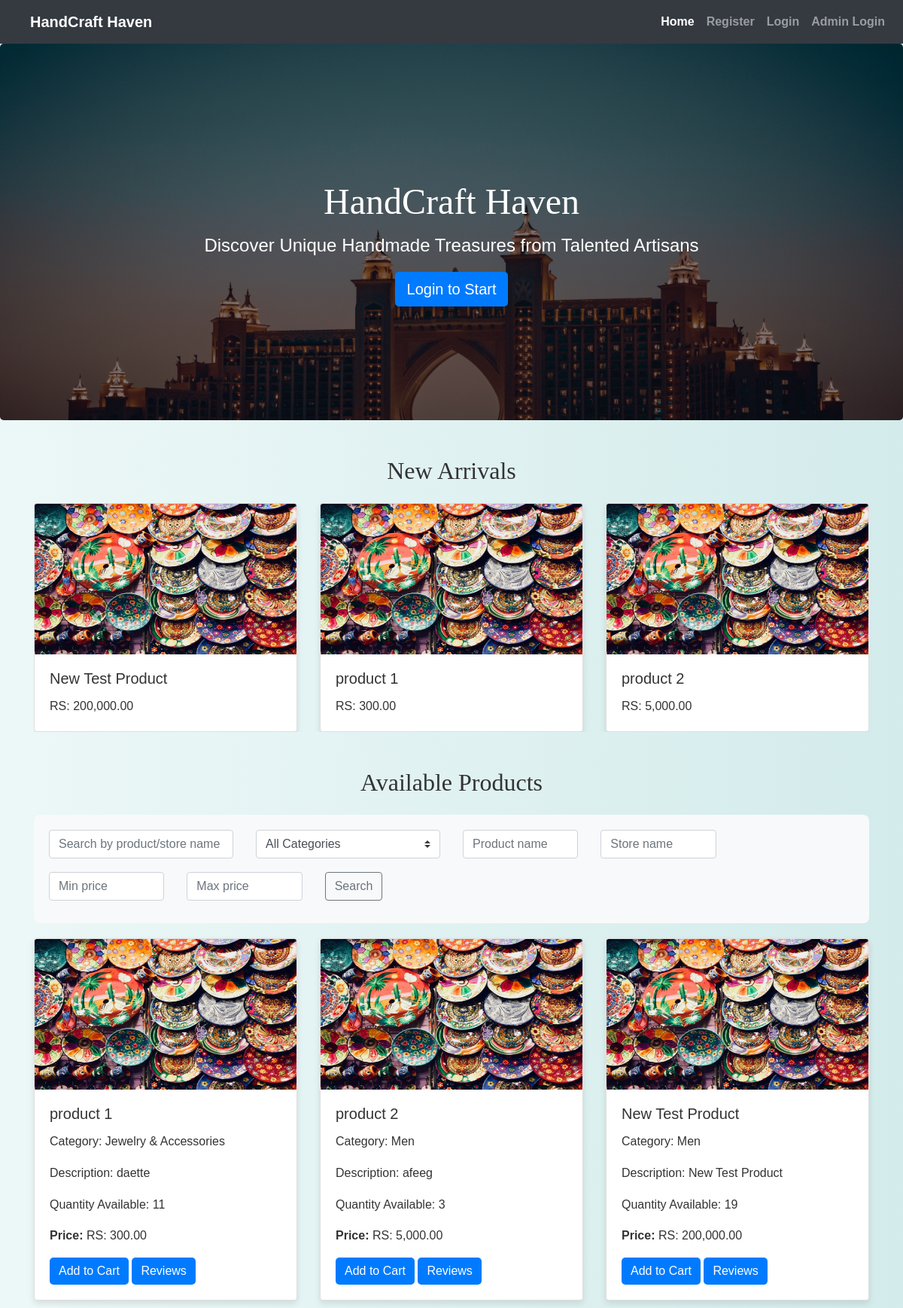
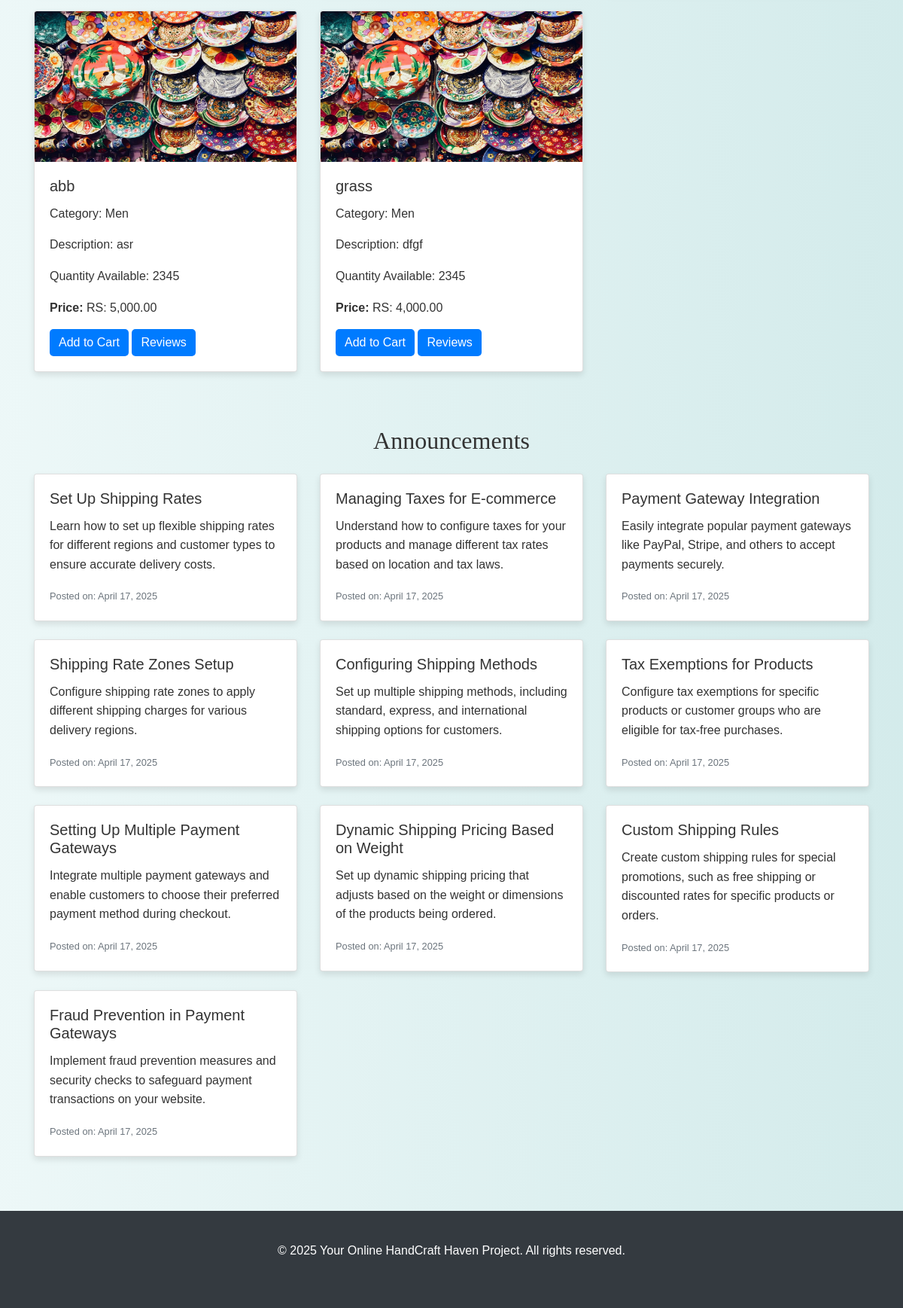
The page / on the database its author committed (2 pictures, top to bottom).
### tables this page shows
CREATE TABLE `site_content` (
  `id` int(11) NOT NULL,
  `content_type` varchar(50) DEFAULT 'main',
  `title` varchar(255) NOT NULL,
  `content` text NOT NULL,
  `image_url` varchar(255) NOT NULL,
  `created_at` datetime DEFAULT current_timestamp(),
  `updated_at` datetime DEFAULT current_timestamp() ON UPDATE current_timestamp()
);

CREATE TABLE `products` (
  `ProductID` int(11) NOT NULL,
  `ProductName` varchar(255) NOT NULL,
  `Description` text NOT NULL,
  `Price` decimal(10,2) NOT NULL,
  `StockQuantity` int(11) NOT NULL,
  `CategoryID` int(11) DEFAULT NULL,
  `SellerID` int(11) DEFAULT NULL,
  `ImageURL` varchar(255) DEFAULT NULL,
  `Timestamp` timestamp NOT NULL DEFAULT current_timestamp(),
  `status` enum('pending','approved','rejected') DEFAULT 'approved'
);

CREATE TABLE `categories` (
  `id` int(11) NOT NULL,
  `name` varchar(255) NOT NULL
);

CREATE TABLE `announcements` (
  `id` int(11) NOT NULL,
  `title` varchar(255) NOT NULL,
  `content` text NOT NULL,
  `announcement_date` timestamp NOT NULL DEFAULT current_timestamp(),
  `status` enum('active','inactive') DEFAULT 'active',
  `created_at` timestamp NOT NULL DEFAULT current_timestamp(),
  `updated_at` timestamp NOT NULL DEFAULT current_timestamp() ON UPDATE current_timestamp()
);

### index.php (the view, shortened to what this page needs)
<?php
include('config.php');
$sql_products = "SELECT p.*, c.name AS category_name, s.StoreName, s.Location FROM products p
                JOIN stores s ON p.SellerID = s.SellerID
                JOIN categories c ON p.CategoryID = c.id";
$search_query = "";
$product_name = "";
$store_name = "";
$min_price = "";
$max_price = "";
$category_id = $_GET['category'] ?? "all";
$result_products = mysqli_query($conn, $sql_products);
?>
<!DOCTYPE html>
<html lang="en">
<head>
  <link rel="stylesheet" href="https://stackpath.bootstrapcdn.com/bootstrap/4.3.1/css/bootstrap.min.css">
  <link rel="stylesheet" href="./css/style.css">
</head>
<body>
<?php
include('navbar.php');
$sql = "SELECT * FROM site_content WHERE id = 1 LIMIT 1";
$result = mysqli_query($conn, $sql);
$content = mysqli_fetch_assoc($result);
?>
<div class="jumbotron text-center" style="background-image: linear-gradient(rgba(0, 0, 0, 0.5), rgba(0, 0, 0, 0.5)), url('./admin/<?php echo $content['image_url']; ?>'); background-size: cover;">
    <h1><?php echo htmlspecialchars($content['title']); ?></h1>
    <p><?php echo nl2br(htmlspecialchars($content['content'])); ?></p>
    <a href="login.php" class="btn btn-primary btn-lg">Login to Start</a>
</div>
<div class="container mt-5">
    <h2 class="mb-4">New Arrivals</h2>
    <div id="new-arrivals-carousel" class="carousel slide" data-ride="carousel">
        <div class="carousel-inner">
            <?php
            $sql_new_arrivals = "SELECT * FROM products ORDER BY Timestamp DESC LIMIT 5";
            $result_new_arrivals = mysqli_query($conn, $sql_new_arrivals);
            $products_count = mysqli_num_rows($result_new_arrivals);
            $active = true;
            for ($i = 0; $i < $products_count; $i += 2) {
                ?>
                <div class="carousel-item <?php echo $active ? 'active' : ''; ?>">
                    <div class="row">
                        <?php
                        for ($j = $i; $j < min($i + 3, $products_count); $j++) {
                            mysqli_data_seek($result_new_arrivals, $j);
                            $row_new_arrival = mysqli_fetch_assoc($result_new_arrivals);
                            ?>
                            <div class="col-md-4">
                                <div class="card" style="height: 100%;">
                                    <img class="card-img-top" src="./seller/products_images/<?php echo $row_new_arrival['ImageURL']; ?>" alt="Product Image" height="200px">
                                    <div class="card-body">
                                        <h5 class="card-title"><?php echo $row_new_arrival['ProductName']; ?></h5>
                                        <p class="card-text">RS: <?php echo number_format($row_new_arrival['Price'], 2); ?></p>
                                    </div>
                                </div>
                            </div>
                            <?php
                        }
                        ?>
                    </div>
                </div>
                <?php
                $active = false;
            }
            ?>
        </div>
        <a class="carousel-control-prev" href="#new-arrivals-carousel" role="button" data-slide="prev">
            <span class="carousel-control-prev-icon" aria-hidden="true"></span>
        </a>
        <a class="carousel-control-next" href="#new-arrivals-carousel" role="button" data-slide="next">
            <span class="carousel-control-next-icon" aria-hidden="true"></span>
        </a>
    </div>
</div>
<div class="container mt-5">
        <h2 class="mb-4">Available Products</h2>
        <div class="search-bar">
            <form method="GET" action="">
                <div class="row">
                    <div class="col-md-3">
                        <input type="text" class="form-control" placeholder="Search by product/store name" name="search" value="<?php echo $search_query; ?>">
                    </div>
                    <div class="col-md-3">
                        <select class="custom-select" name="category">
                            <option value="all" <?php if ($category_id == "all") echo "selected"; ?>>All Categories</option>
                        </select>
                    </div>
                    <div class="col-md-2">
                        <input type="text" class="form-control" placeholder="Product name" name="product_name" value="<?php echo $product_name; ?>">
                    </div>
                    <div class="col-md-2">
                        <input type="text" class="form-control" placeholder="Store name" name="store_name" value="<?php echo $store_name; ?>">
                    </div>
                </div>
                <div class="row mt-2">
                    <div class="col-md-2">
                        <input type="number" class="form-control" placeholder="Min price" name="min_price" value="<?php echo $min_price; ?>">
                    </div>
                    <div class="col-md-2">
                        <input type="number" class="form-control" placeholder="Max price" name="max_price" value="<?php echo $max_price; ?>">
                    </div>
                    <div class="col-md-2">
                        <button class="btn btn-outline-secondary" type="submit">Search</button>
                    </div>
                </div>
            </form>
        </div>
        <?php if (mysqli_num_rows($result_products) > 0) : ?>
            <div class="row">
                <?php while ($row = mysqli_fetch_assoc($result_products)) : ?>
                    <div class="col-md-4 mb-4 d-flex">
                        <div class="card flex-fill d-flex flex-column">
                            <img class="card-img-top" src="./seller/products_images/<?php echo $row['ImageURL']; ?>" alt="Product Image" height="200px" width="100%">
                            <div class="card-body">
                                <h5 class="card-title"><?php echo $row['ProductName']; ?></h5>
                                <p class="card-text">Category: <?php echo $row['category_name']; ?></p>
                                <p class="card-text">Description: <?php echo $row['Description']; ?></p>
                                <p class="card-text">Quantity Available: <?php echo $row['StockQuantity']; ?></p>
                                <p class="card-text"><strong>Price:</strong> RS: <?php echo number_format($row['Price'], 2); ?></p>
                                <a href="login.php" class="btn btn-primary">Add to Cart</a>
                                <a href="view_ratings_reviews.php?product_id=<?php echo $row['ProductID']; ?>" class="btn btn-primary">Reviews</a>
                            </div>
                        </div>
                    </div>
                <?php endwhile; ?>
            </div>
        <?php else : ?>
            <div class="alert alert-info" role="alert">No products found matching the search criteria.</div>
        <?php endif; ?>
    </div>
<div class="container mt-5">
    <h2 class="mb-4">Announcements</h2>
    <div class="row">
        <?php
        $sql_announcements = "SELECT * FROM announcements WHERE status = 'active' ORDER BY created_at DESC";
        $result_announcements = mysqli_query($conn, $sql_announcements);
        if (mysqli_num_rows($result_announcements) > 0) :
            while ($row_announcement = mysqli_fetch_assoc($result_announcements)) :
        ?>
                <div class="col-md-4 mb-4">
                    <div class="card">
                        <div class="card-body">
                            <h5 class="card-title"><?php echo htmlspecialchars($row_announcement['title']); ?></h5>
                            <p class="card-text"><?php echo nl2br(htmlspecialchars($row_announcement['content'])); ?></p>
                            <p class="card-text"><small class="text-muted">Posted on: <?php echo date('F j, Y', strtotime($row_announcement['created_at'])); ?></small></p>
                        </div>
                    </div>
                </div>
        <?php
            endwhile;
        else :
        ?>
            <div class="col-12">
                <div class="alert alert-info" role="alert">No announcements available at the moment.</div>
            </div>
        <?php
        endif;
        ?>
    </div>
</div>
  <footer class="footer bg-dark text-white py-4 mt-5">
  <div class="container">
    <div class="row mt-3">
      <div class="col">
        <p class="text-center mb-0">&copy; 2025 Your Online HandCraft Haven Project. All rights reserved.</p>
      </div>
    </div>
  </div>
</footer>
</body>
</html>

### navbar.php (shortened to what this page needs)
<nav class="navbar navbar-expand-lg navbar-dark bg-dark">
    <a class="navbar-brand ml-4" href="index.php">HandCraft Haven</a>
    <div class="collapse navbar-collapse" id="navbarNav">
        <ul class="navbar-nav ml-auto">
            <li class="nav-item active">
                <a class="nav-link" href="index.php">Home</a>
            </li>
            <li class="nav-item">
                <a class="nav-link" href="register.php">Register</a>
            </li>
            <li class="nav-item">
                <a class="nav-link" href="login.php">Login</a>
            </li>
            <li class="nav-item">
                <a class="nav-link" href="./admin/admin_login.php">Admin Login</a>
            </li>
        </ul>
    </div>
</nav>

### css/style.css (style rules this page uses)
body { background: linear-gradient(90deg, rgba(233, 246, 246, 0.831), rgba(207, 233, 233, 0.9)); font-family: 'Arial', sans-serif; color: #333; line-height: 1.6; }
h1, h2, h3, h4 { text-align: center; margin-top: 30px; margin-bottom: 30px; font-family: 'Georgia', serif; }
.container { margin-bottom: 40px; }
.btn-primary { color: #fff; border: none; border-radius: 5px; cursor: pointer; transition: background-color 0.3s ease; }
a { color: #006666; text-decoration: none; font-weight: bold; }

### index.php (style rules this page uses)
.jumbotron { height: 550px; background-image: linear-gradient(rgba(0, 0, 0, 0.5), rgba(0, 0, 0, 0.5)), url('./images/hotel.jpg'); background-size: cover; color: white; display: flex; flex-direction: column; justify-content: center; align-items: center; height:500px; }
.jumbotron h1 { font-size: 3rem; margin-bottom: 10px; }
.jumbotron p { font-size: 1.5rem; }
.card { transition: transform 0.3s ease-in-out; box-shadow: 0 4px 8px rgba(0, 0, 0, 0.1); }
.search-bar { background-color: #f8f9fa; padding: 20px; border-radius: 8px; margin-bottom: 20px; }
.search-bar .form-control, .search-bar .custom-select, .search-bar .btn { margin-bottom: 10px; }

### rows shown on the page
site_content: image_url (picture), title "HandCraft Haven", content "Discover Unique Handmade Treasures from Talented Artisans"
products: ImageURL (picture), ProductName "New Test Product", Price "200,000.00", CategoryID.name "Men", Description "New Test Product", StockQuantity "19"
products: ImageURL (picture), ProductName "product 1", Price "300.00", CategoryID.name "Jewelry & Accessories", Description "daette", StockQuantity "11"
products: ImageURL (picture), ProductName "product 2", Price "5,000.00", CategoryID.name "Men", Description "afeeg", StockQuantity "3"
products: ImageURL (picture), ProductName "abb", CategoryID.name "Men", Description "asr", StockQuantity "2345", Price "5,000.00"
products: ImageURL (picture), ProductName "grass", CategoryID.name "Men", Description "dfgf", StockQuantity "2345", Price "4,000.00"
announcements: title "Set Up Shipping Rates", content "Learn how to set up flexible shipping rates for different regions and customer types to ensure accurate delivery costs.", created_at "April 17, 2025"
announcements: title "Managing Taxes for E-commerce", content "Understand how to configure taxes for your products and manage different tax rates based on location and tax laws.", created_at "April 17, 2025"
announcements: title "Payment Gateway Integration", content "Easily integrate popular payment gateways like PayPal, Stripe, and others to accept payments securely.", created_at "April 17, 2025"
announcements: title "Shipping Rate Zones Setup", content "Configure shipping rate zones to apply different shipping charges for various delivery regions.", created_at "April 17, 2025"
announcements: title "Configuring Shipping Methods", content "Set up multiple shipping methods, including standard, express, and international shipping options for customers.", created_at "April 17, 2025"
announcements: title "Tax Exemptions for Products", content "Configure tax exemptions for specific products or customer groups who are eligible for tax-free purchases.", created_at "April 17, 2025"
announcements: title "Setting Up Multiple Payment Gateways", content "Integrate multiple payment gateways and enable customers to choose their preferred payment method during checkout.", created_at "April 17, 2025"
announcements: title "Dynamic Shipping Pricing Based on Weight", content "Set up dynamic shipping pricing that adjusts based on the weight or dimensions of the products being ordered.", created_at "April 17, 2025"
announcements: title "Custom Shipping Rules", content "Create custom shipping rules for special promotions, such as free shipping or discounted rates for specific products or orders.", created_at "April 17, 2025"
announcements: title "Fraud Prevention in Payment Gateways", content "Implement fraud prevention measures and security checks to safeguard payment transactions on your website.", created_at "April 17, 2025"
